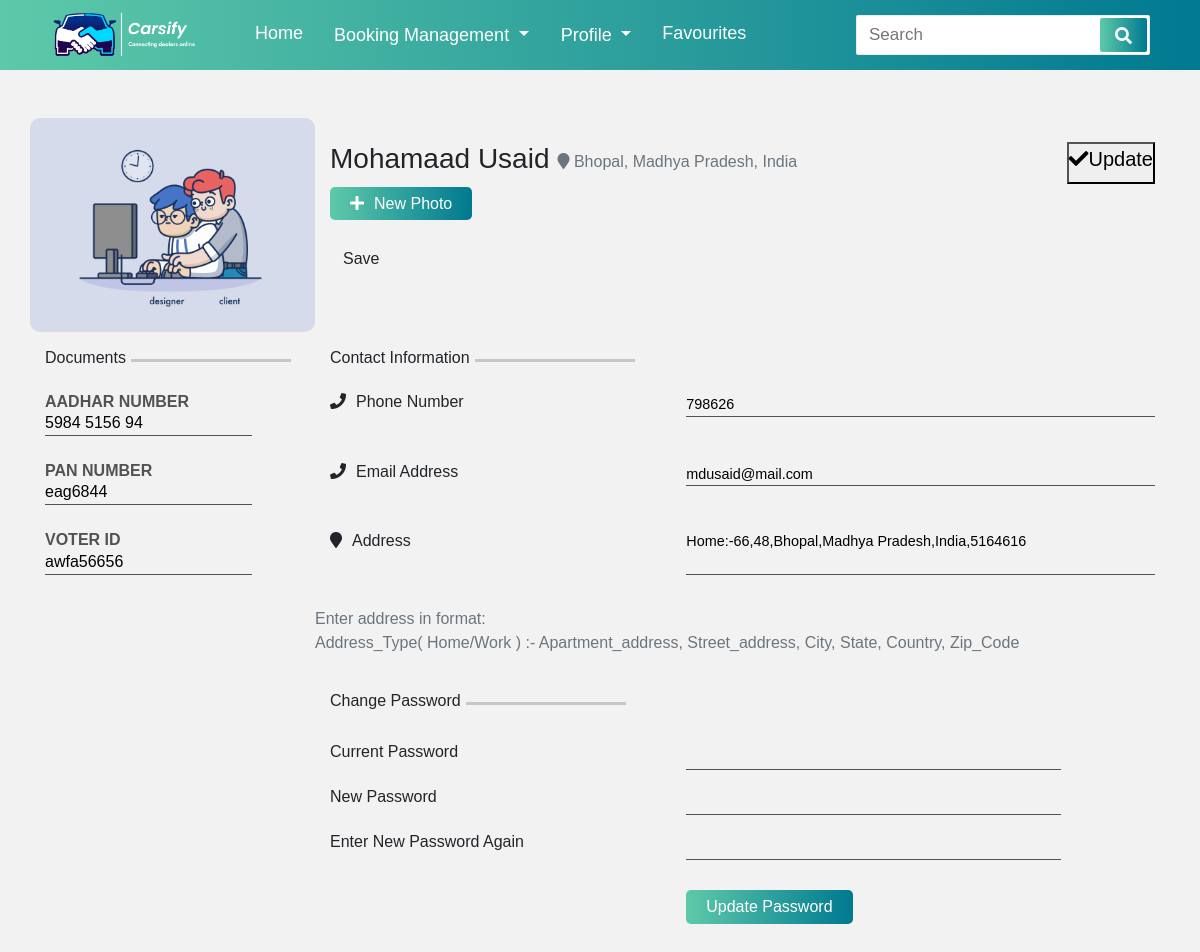
/editprofile/ (signed in), run on an earlier commit of the app's database.
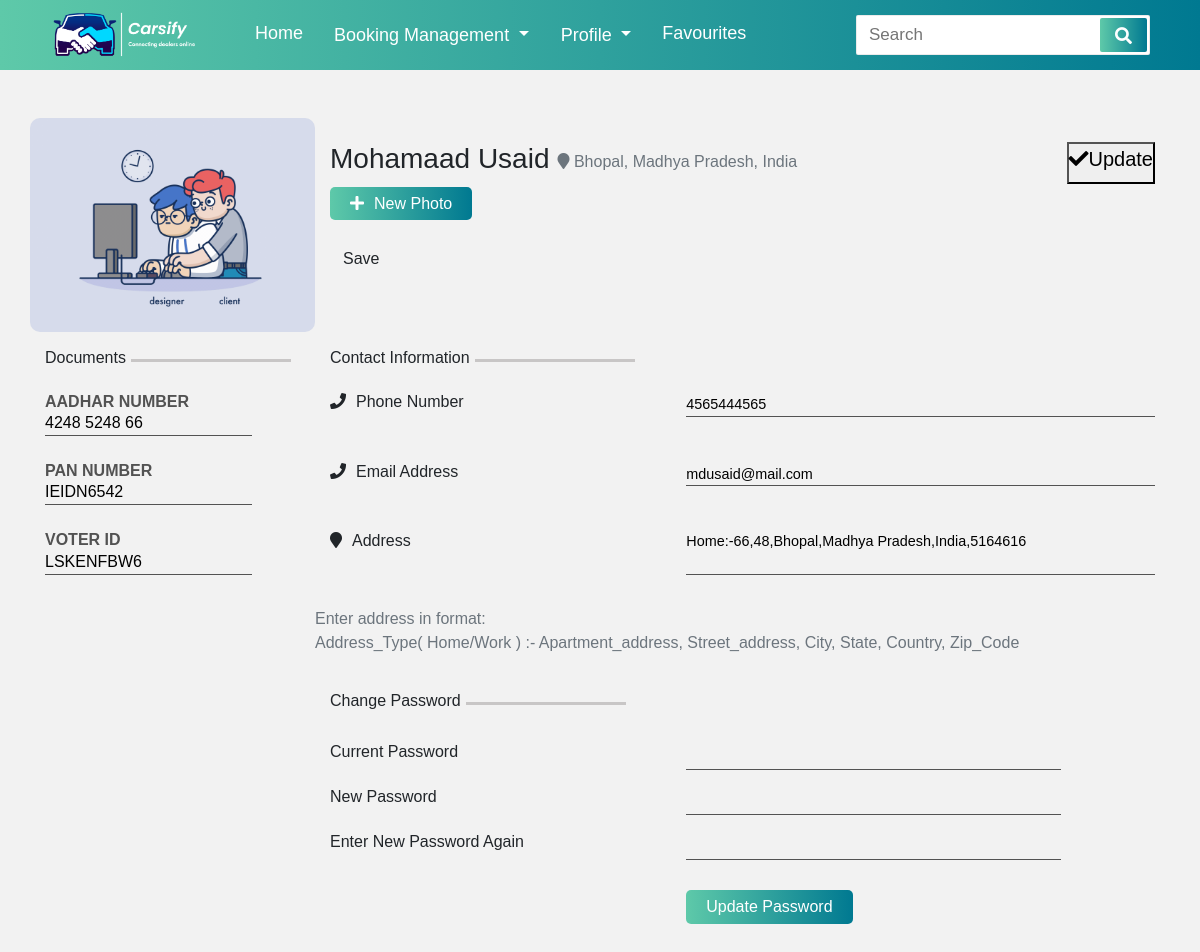
And on a later commit of the database.
### CarsifyApp/models.py (models this page shows, shortened)
class UserProfile(models.Model):
    user = models.ForeignKey(User,on_delete=models.CASCADE,null=True)
    ProfileImg = models.FileField(null=True)
    ContactNo = models.IntegerField(null=True)
    Email = models.EmailField(null=True)
    Address = models.ForeignKey(Address,on_delete=models.CASCADE,null=True)
    AddharNumber = models.IntegerField(null=True)
    PanNumber = models.TextField(null=True)
    VoterID = models.TextField(null=True)

### CarsifyApp/views.py (the view, shortened to what this page needs)
# urls.py: path('editprofile/', Editprofile, name='Editprofile'),
@login_required(login_url='CarsifyApp:LoginSignup')
def Editprofile(request):
    try:
        useralldata = UserProfile.objects.get(user=request.user)
    except:
        useralldata = None
    if not useralldata:
        user = request.user
        UserProfile.objects.create(user=user)
        type = Address_Type.objects.all()
        for i in type:
            Address.objects.create(user=user, Address_Typee=i)
    has_password = False
    if request.user.has_usable_password:
        has_password:True
    types = Address_Type.objects.all()
    address = Address.objects.filter(user=request.user)[0]
    Aadhar = "XXXX XXXX XXXX"
    if useralldata.AddharNumber is not None:
        Aadhar = str(useralldata.AddharNumber)[0:4]+" "+str(useralldata.AddharNumber)[4:8]+" "+str(useralldata.AddharNumber)[8:12]
    dic = {'useralldata':useralldata, 'useraddress': address,'alert_flag':False,'Password':not(has_password),"Aadhar":Aadhar}
    return render(request, 'editprofile.html',dic)

### CarsifyApp/models.py (called while the page is built)
    def __str__(self):
        return self.Type

### CarsifyApp/templates/editprofile.html (shortened to what the changed rows need)
{% load static %}
<!doctype html>
<html lang="en">
  <head>
    <link rel="stylesheet" href="https://stackpath.bootstrapcdn.com/bootstrap/4.3.1/css/bootstrap.min.css">
    <link rel="stylesheet" href="https://pro.fontawesome.com/releases/v5.10.0/css/all.css"/>
    <link rel="stylesheet" href="{% static 'assets/stylesheets/navigation.css' %}">
    <link rel="stylesheet" href="{% static 'assets/stylesheets/profile.css' %}">
  </head>
  <body>
    <div class="container">
        <div class="row pt-5 row1">
            <div class="col-lg-3 p-0">
                {% if  useralldata.ProfileImg %}
              <img id = "outImage" src="{{ useralldata.ProfileImg.url }}">
              {% else %}
              <img id = "outImage" src="{% static 'assets/images/team1.jpg' %}">
              {% endif %}
            </div>
        </div>
        <form id="profileForm" action="{% url 'CarsifyApp:Editprofile' %}" method="POST">
        <div class="row pt-3 row2">
          <div class="col-lg-3">
            <div class="d-flex">
              <h6>Documents</h6>
              <hr>
            </div>
            <h5>AADHAR NUMBER</h5>
            <input type="text" value="{{Aadhar}}" pattern="^[2-9]{1}[0-9]{3}\s{1}[0-9]{4}\s{1}[0-9]{4}$" placeholder="XXXX XXXX XXXX" name="aadhar"></input>
            <h5>PAN NUMBER</h5>
            <input type="text" value={{useralldata.PanNumber}} pattern="[A-Z]{5}[0-9]{4}[A-Z]{1}" placeholder="XXXXX0000X" name="panNumber"></input>
            <h5>VOTER ID</h5>
            <input type="text" value={{useralldata.VoterID}} placeholder="XXX0000000" pattern="^[a-zA-Z]{3}[0-9]{7}" name="voterId"></input>
          </div>
          <div class="col-lg-9 contact">
            <div class="row">
              <div class="col-lg-7">
                <input type="text" value={{useralldata.ContactNo}} pattern="^[6-9]{1}[0-9]{9}" placeholder="1234567899" name="contactNo"></input>
              </div>
            </div>
            <div class="row">
              <div class="col-lg-7">
                <input type="email" value={{useralldata.Email}} placeholder="name@host.com" name="EmailAddress"></input>
              </div>
            </div>
          </div>
        </div>
      </form>
    </div>
  </body>
</html>

What changed in the data, as far as the page shows it:
changed UserProfile "mdusaid@mail.com": panNumber "eag6844" → "IEIDN6542"; voterId "awfa56656" → "LSKENFBW6"; contactNo "798626" → "4565444565"
Also different on the page:
form field aadhar: "5984 5156 94" → "4248 5248 66"
